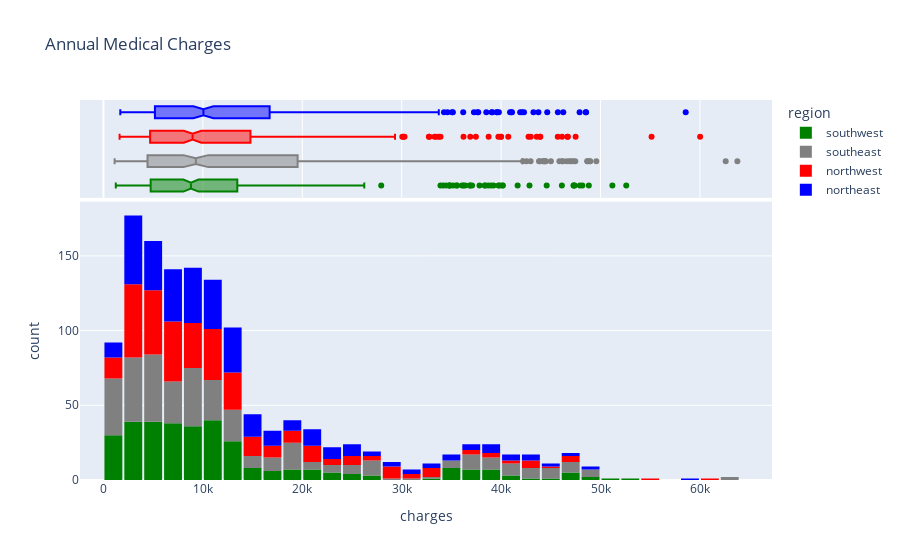

Here is the notebook cell this chart was saved with:
### Code cell
fig = px.histogram(medical_df, 
                   x='charges', 
                   marginal='box', 
                   color='region', 
                   color_discrete_sequence=['green', 'grey', 'red', 'blue'], 
                   title='Annual Medical Charges')
fig.update_layout(bargap=0.1)
fig.show()

### Figure 1 — Plotly figure (JSON) as saved in the notebook; plotly's stock layout.template omitted (floating-point values rounded to 4 significant figures; data arrays with more than 128 entries replaced by an {"elided": "..."} marker saying what was removed)
{"data": [{"bingroup": "x", "hovertemplate": "region=southwest<br>charges=%{x}<br>count=%{y}<extra></extra>", "legendgroup": "southwest", "marker": {"color": "green", "pattern": {"shape": ""}}, "name": "southwest", "orientation": "v", "showlegend": true, "type": "histogram", "x": {"elided": "325 float values"}, "xaxis": "x", "yaxis": "y"}, {"hovertemplate": "region=southwest<br>charges=%{x}<extra></extra>", "legendgroup": "southwest", "marker": {"color": "green"}, "name": "southwest", "notched": true, "showlegend": false, "type": "box", "x": {"elided": "325 float values"}, "xaxis": "x2", "yaxis": "y2"}, {"bingroup": "x", "hovertemplate": "region=southeast<br>charges=%{x}<br>count=%{y}<extra></extra>", "legendgroup": "southeast", "marker": {"color": "grey", "pattern": {"shape": ""}}, "name": "southeast", "orientation": "v", "showlegend": true, "type": "histogram", "x": {"elided": "364 float values"}, "xaxis": "x", "yaxis": "y"}, {"hovertemplate": "region=southeast<br>charges=%{x}<extra></extra>", "legendgroup": "southeast", "marker": {"color": "grey"}, "name": "southeast", "notched": true, "showlegend": false, "type": "box", "x": {"elided": "364 float values"}, "xaxis": "x2", "yaxis": "y2"}, {"bingroup": "x", "hovertemplate": "region=northwest<br>charges=%{x}<br>count=%{y}<extra></extra>", "legendgroup": "northwest", "marker": {"color": "red", "pattern": {"shape": ""}}, "name": "northwest", "orientation": "v", "showlegend": true, "type": "histogram", "x": {"elided": "325 float values"}, "xaxis": "x", "yaxis": "y"}, {"hovertemplate": "region=northwest<br>charges=%{x}<extra></extra>", "legendgroup": "northwest", "marker": {"color": "red"}, "name": "northwest", "notched": true, "showlegend": false, "type": "box", "x": {"elided": "325 float values"}, "xaxis": "x2", "yaxis": "y2"}, {"bingroup": "x", "hovertemplate": "region=northeast<br>charges=%{x}<br>count=%{y}<extra></extra>", "legendgroup": "northeast", "marker": {"color": "blue", "pattern": {"shape": ""}}, "name": "northeast", "orientation": "v", "showlegend": true, "type": "histogram", "x": {"elided": "324 float values"}, "xaxis": "x", "yaxis": "y"}, {"hovertemplate": "region=northeast<br>charges=%{x}<extra></extra>", "legendgroup": "northeast", "marker": {"color": "blue"}, "name": "northeast", "notched": true, "showlegend": false, "type": "box", "x": {"elided": "324 float values"}, "xaxis": "x2", "yaxis": "y2"}], "layout": {"bargap": 0.1, "barmode": "relative", "legend": {"title": {"text": "region"}, "tracegroupgap": 0}, "title": {"text": "Annual Medical Charges"}, "xaxis": {"anchor": "y", "domain": [0, 1], "title": {"text": "charges"}}, "xaxis2": {"anchor": "y2", "domain": [0, 1], "matches": "x", "showgrid": true, "showticklabels": false}, "yaxis": {"anchor": "x", "domain": [0, 0.7326], "title": {"text": "count"}}, "yaxis2": {"anchor": "x2", "domain": [0.7426, 1], "matches": "y2", "showgrid": false, "showline": false, "showticklabels": false, "ticks": ""}}}
